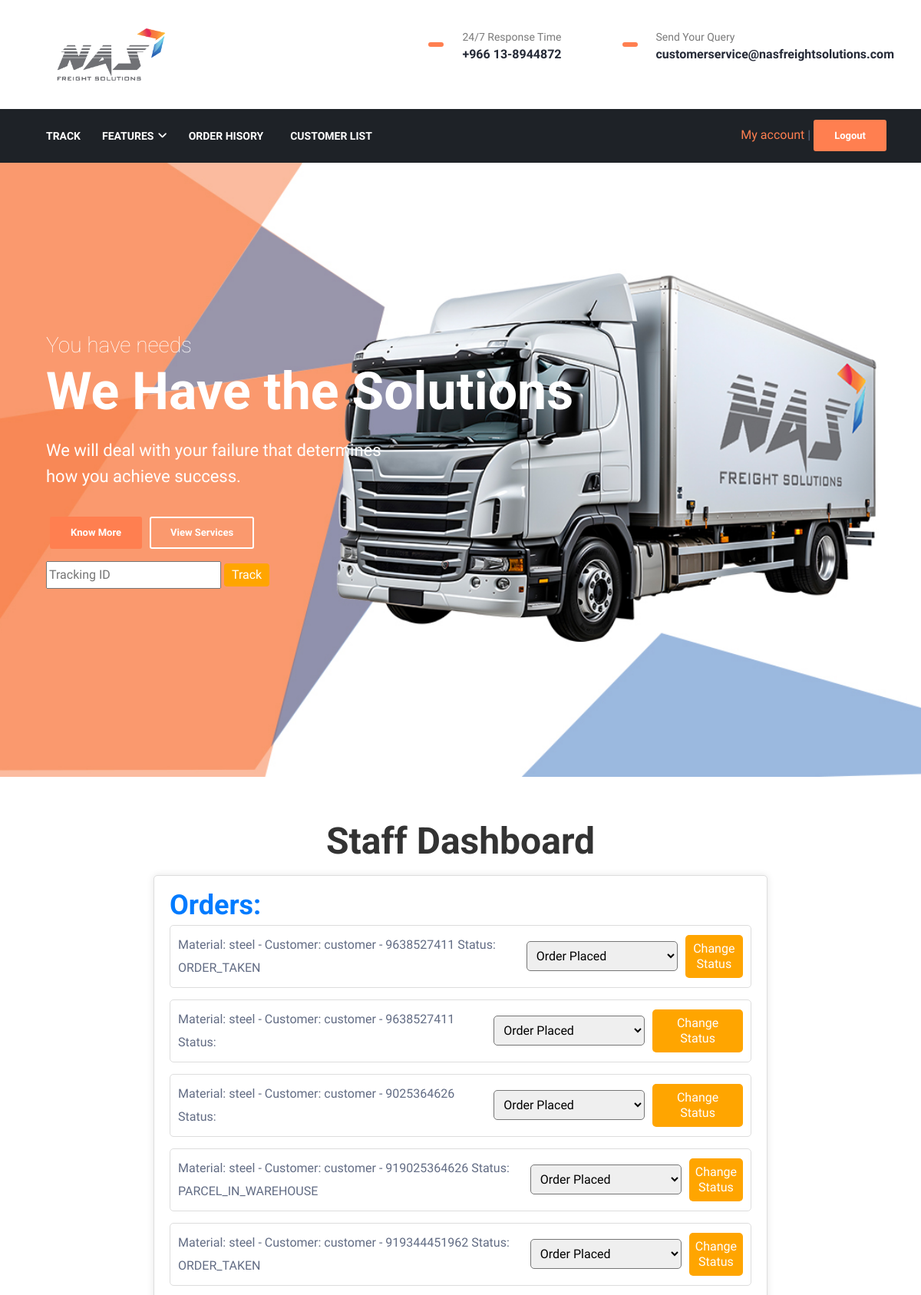
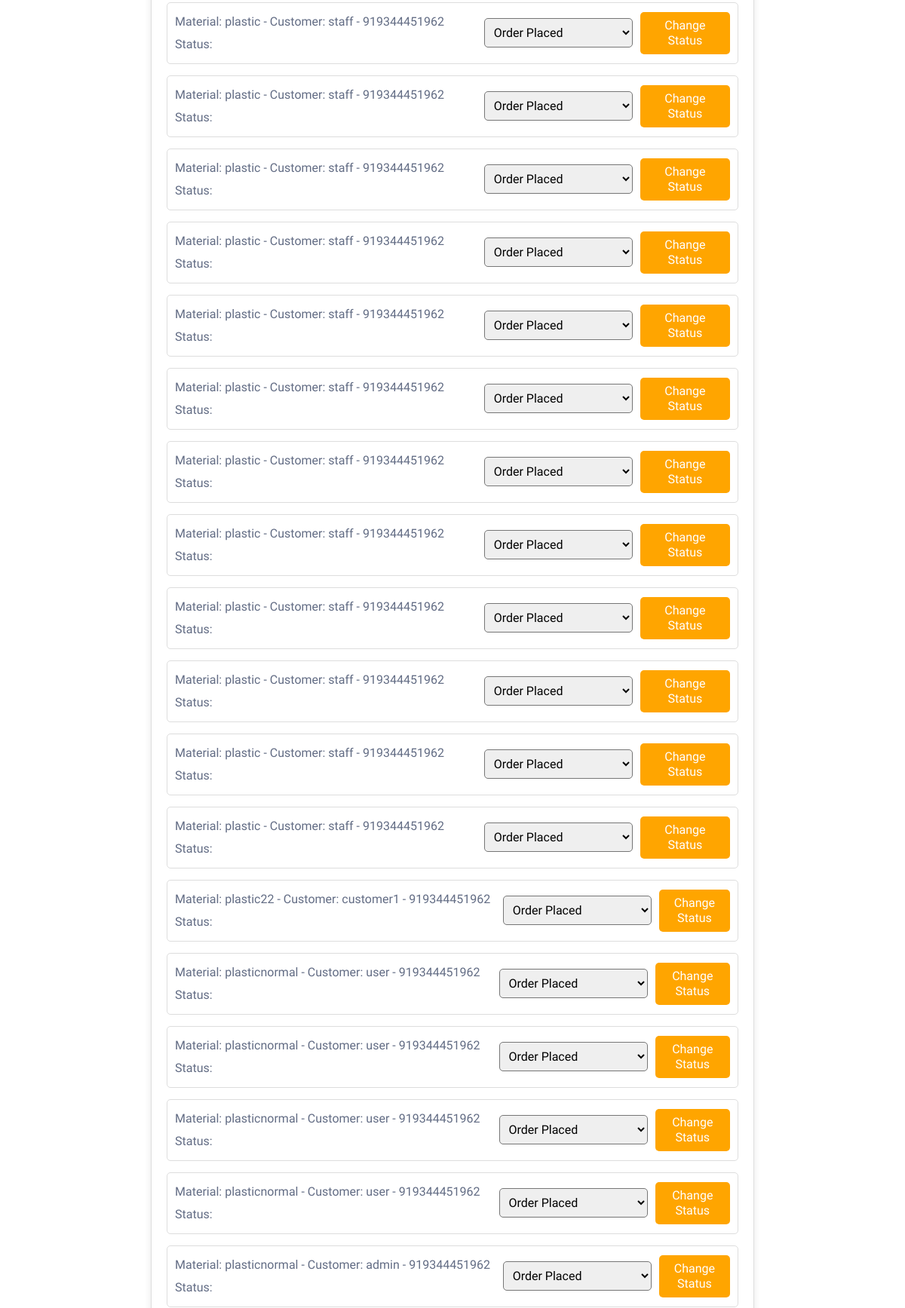
Screenshot of /staff/dashboard/ (signed in, upper part) with the database file from the repository (2 pictures, top to bottom).
### app/models.py (models this page shows)
class Order(models.Model):
    customer = models.ForeignKey(get_user_model(), on_delete=models.CASCADE)
    track_id = models.CharField(max_length=10, unique=True)
    material = models.CharField(max_length=255)
    weight = models.DecimalField(max_digits=5, decimal_places=2)
    pickup_address = models.CharField(max_length=255, null=True, blank=True)
    delivery_address = models.CharField(max_length=255, null=True, blank=True)
    status = models.OneToOneField('TrackingStatus', related_name='order_status', on_delete=models.CASCADE, null=True)
    contact = models.CharField(max_length=255, null=True, blank=True)
    def __str__(self):
        return f"Material: {self.material} - Customer: {self.customer.username}"

class CustomUser(AbstractUser):
    is_staff = models.BooleanField(default=False)

class TrackingStatus(models.Model):
    status_choices = [
        ('ORDER_PLACED', 'Order Placed'),
        ('ORDER_TAKEN', 'Order Taken'),
        ('PARCEL_IN_WAREHOUSE', 'Parcel in Warehouse'),
        ('DISPATCHED_TO_DELIVERY', 'Dispatched to Delivery'),
        ('ORDER_DELIVERED', 'Order Delivered'),
    ]
    status = models.CharField(max_length=30, choices=status_choices)
    order = models.ForeignKey('Order', related_name='tracking_statuses', on_delete=models.CASCADE)
    timestamp = models.DateTimeField(auto_now_add=True)

### app/views.py (the view)
# urls.py: path('staff/dashboard/', staff_dashboard, name='staff_dashboard'),
@user_passes_test(lambda u: u.is_staff)
def staff_dashboard(request):
    orders = Order.objects.exclude(status__status='ORDER_DELIVERED')
    return render(request, 'staff_dashboard.html', {'orders': orders})

### app/templates/staff_dashboard.html (shortened to what this page needs)
                   {% load static %}
                   <!DOCTYPE html>
                   <html lang="en">
                   <head>
                      <link rel="stylesheet" href="{% static 'css/bootstrap.min.css' %}">
                      <link rel="stylesheet" href="{% static 'css/animate.css' %}">
                      <link rel="stylesheet" href="{% static 'css/morris.css' %}">
                      <link rel="stylesheet" href="{% static 'css/font-awesome.min.css' %}">
                      <link rel="stylesheet" href="{% static 'css/icon-font.css"' %}">
                      <link rel="stylesheet" href="{% static 'css/owl.theme.default.min.css' %}">
                      <link rel="stylesheet" href="{% static 'css/colorbox.css' %}">
                      <link rel="stylesheet" href="{% static 'css/style.css' %}">
                      <link rel="stylesheet" href="{% static 'css/responsive.css' %}">
                      <link rel="stylesheet" href="{% static 'css/owl.carousel.min.css' %}">
                       <link rel="stylesheet" href="https://cdn.jsdelivr.net/npm/@icon/icofont@1.0.1-alpha.1/icofont.min.css">
                       <link rel="stylesheet" href="https://cdnjs.cloudflare.com/ajax/libs/font-awesome/6.5.1/css/all.min.css" />
                   </head>
                   <body>
                      <div class="body-inner">
                         <div class="site-top-2">
                            <header class="header nav-down" id="header-2">
                               <div class="container">
                                  <div class="row">
                                     <div class="logo-area clearfix">
                                        <div class="logo col-lg-3 col-md-12">
                                           <a href="index.html">
                                              <img src="{% static 'images/logo.png' %}" width="200px" alt="">
                                           </a>
                                        </div>
                                        <div class="col-lg-9 col-md-12 pull-right">
                                           <ul class="top-info unstyled">
                                              <li><span class="info-icon"></span>
                                                 <div class="info-wrapper">
                                                    <p class="info-title">24/7 Response Time</p>
                                                    <p class="info-subtitle">+966 13-8944872</p>
                                                 </div>
                                              </li>
                                              <li><span class="info-icon"></span>
                                                 <div class="info-wrapper">
                                                    <p class="info-title">Send Your Query</p>
                                                    <p class="info-subtitle">customerservice@nasfreightsolutions.com</p>
                                                 </div>
                                              </li>
                                           </ul>
                                        </div>
                                     </div>
                                  </div>
                               </div>
                               <div class="site-nav-inner site-navigation navigation navdown">
                                  <div class="container">
                                     <nav class="navbar navbar-expand-lg ">
                                        <div class="collapse navbar-collapse justify-content-start" id="navbarSupportedContent">
                                           <ul class="navbar-nav">
                                             <li class="nav-item dropdown">
                                                <a href="/track-orders">Track</a>
                                             </li>
                                              <li class="nav-item dropdown"><a class="nav-link" href="#" data-toggle="dropdown">Features<i class="fa fa-angle-down"></i></a>
                                                    </li>
                                                 </ul>
                                              <li class="nav-item dropdown">
                                                 <a href="/order_history">Order Hisory</a>
                                              </li>
                                              <li class="nav-item dropdown">
                                                <a href="/customer-list">Customer List</a>
                                             </li>
                                        </div>
                                        <li>
                                           {% if user.is_authenticated %}
                                          <li><a href="{% url  'staff_dashboard' %}">My account</a> | <a href="{% url 'logout' %}" class="top-right-btn btn btn-primary">Logout</a></li>
                                       {% else %}
                                          <li><a href="{% url 'staff_login' %}" class="top-right-btn btn btn-primary">Login</a> | <a href="{% url 'staff_register' %}" class="top-right-btn btn btn-primary">Register</a></p>
                                       {% endif %}
                                       </li>
                                     </nav>
                                  </div>
                               </div>
                            </header>
                         </div>
                         <div class="carousel slide" id="main-slide" data-ride="carousel">
                            <div class="carousel-inner">
                               <div class="carousel-item active" style="background-image:url({% static 'images/slider/bg1.jpg' %});">
                                  <div class="container">
                                     <div class="slider-content text-left">
                                        <div class="col-md-12">
                                           <h2 class="slide-title title-light">You have needs</h2>
                                           <h3 class="slide-sub-title">We Have the Solutions</h3>
                                           <p class="slider-description lead">We will deal with your failure that determines <br/> how you achieve success.</p>
                                           <p><a class="slider btn btn-primary" href="#">Know More</a><a class="slider btn btn-border" href="#">View Services</a></p>
                                              <form action="#" method="post">
                                                    <div class="form-group">
                                                       <input type="text" id="trackingNumber" name="trackingNumber" placeholder="Tracking ID" required>
                                                       <button type="submit">Track</button>
                                                    </div>
                                              </form>
                                        </div>
                                     </div>
                                  </div>
                               </div>
                            </div>
                         </div>
                     <br><br>
  <div style="max-width: 800px; margin: auto;">
    <h1 style="text-align: center; color: #333;">Staff Dashboard</h1>
    <div style="margin-top: 20px; border: 1px solid #ddd; border-radius: 5px; box-shadow: 0 0 10px rgba(0, 0, 0, 0.1); background-color: #fff; padding: 20px;">
      <h2 style="color: #007bff;">Orders:</h2>
      <ul style="list-style: none; padding: 0;">
          {% for order in orders %}
              <li style="margin-bottom: 15px; border: 1px solid #ddd; border-radius: 5px; padding: 10px; display: flex; justify-content: space-between; align-items: center;">
                  <div>
                      {{ order }} - {{ order.contact}}
                      Status: {{ order.status.status }}
                  </div>
                  <form method="post" action="{% url 'change_status' order_id=order.id %}" style="display: flex; align-items: center;">
                      <select name="new_status" style="margin-right: 10px; padding: 8px; border-radius: 5px;">
                          <option value="ORDER_PLACED">Order Placed</option>
                      </select>
                      <button type="submit" style="color: #fff; padding: 8px; border: none; border-radius: 5px; cursor: pointer;">Change Status</button>
                  </form>
              </li>
          {% endfor %}
      </ul>
    </div>
  </div>
</div>
</body>
</html>

### app/templates/staff_dashboard.html (style rules this page uses)
button { background-color:orange; color: #fff; padding: 5px 10px; border: none; border-radius: 4px; cursor: pointer; line-height: 20px; }

### rows the page displays
Order: material+customer "Material: steel - Customer: customer", contact "9638527411", status.status "ORDER_TAKEN"
Order: material+customer "Material: steel - Customer: customer", contact "9638527411"
Order: material+customer "Material: steel - Customer: customer", contact "9025364626"
Order: material+customer "Material: steel - Customer: customer", contact "919025364626", status.status "PARCEL_IN_WAREHOUSE"
Order: material+customer "Material: steel - Customer: customer", contact "919344451962", status.status "ORDER_TAKEN"
Order: material+customer "Material: plastic - Customer: staff", contact "919344451962"
Order: material+customer "Material: plastic - Customer: staff", contact "919344451962"
Order: material+customer "Material: plastic - Customer: staff", contact "919344451962"
Order: material+customer "Material: plastic - Customer: staff", contact "919344451962"
Order: material+customer "Material: plastic - Customer: staff", contact "919344451962"
Order: material+customer "Material: plastic - Customer: staff", contact "919344451962"
Order: material+customer "Material: plastic - Customer: staff", contact "919344451962"
Order: material+customer "Material: plastic - Customer: staff", contact "919344451962"
Order: material+customer "Material: plastic - Customer: staff", contact "919344451962"
Order: material+customer "Material: plastic - Customer: staff", contact "919344451962"
Order: material+customer "Material: plastic - Customer: staff", contact "919344451962"
Order: material+customer "Material: plastic - Customer: staff", contact "919344451962"
Order: material+customer "Material: plastic22 - Customer: customer1", contact "919344451962"
Order: material+customer "Material: plasticnormal - Customer: user", contact "919344451962"
Order: material+customer "Material: plasticnormal - Customer: user", contact "919344451962"
Order: material+customer "Material: plasticnormal - Customer: user", contact "919344451962"
Order: material+customer "Material: plasticnormal - Customer: user", contact "919344451962"
Order: material+customer "Material: plasticnormal - Customer: admin", contact "919344451962"
